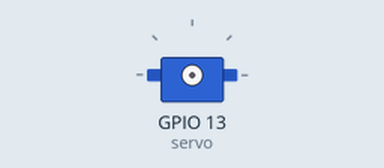
This program was run on a simulated ESP32 board running MicroPython. On the bench: servo. Servo angles are drawn from the pulse width (0.5 ms = 0°, 2.5 ms = 180°).

Above: at 0.1 s.
At 9.1 s:
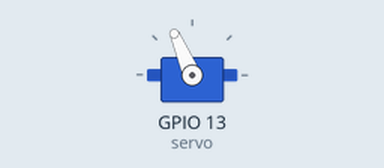
At 19.1 s:
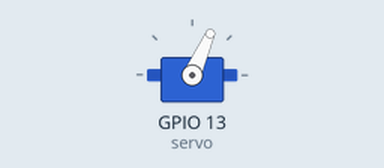
At 39.1 s:
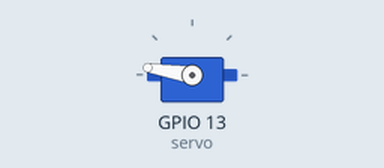
Timing chart, 0 to 40.0 s (numbered marks = the images above):
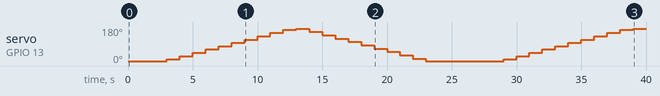

Measured:
- by itself, servo on GPIO 13 (servo): 0° → 8° at 3.0 s, → 25° 1.0 s later, → 43° 1.0 s later, → 61° 1.0 s later, … (32 changes in this stretch)

The program:

servo-motor-example.py
```python
'''
 servo motor from the ESP32 with a Python script
 '''
from machine import Pin, PWM
from time import sleep

frequency = 50
servo = PWM(Pin(13), frequency)

while True:
  #servo motor angle 0 to 180
  for duty_cycle in range(0, 123,10):
    servo.duty(duty_cycle)
    sleep(1)

  for duty_cycle in range(123, -1, -10):
    servo.duty(duty_cycle)
    sleep(1)
```
